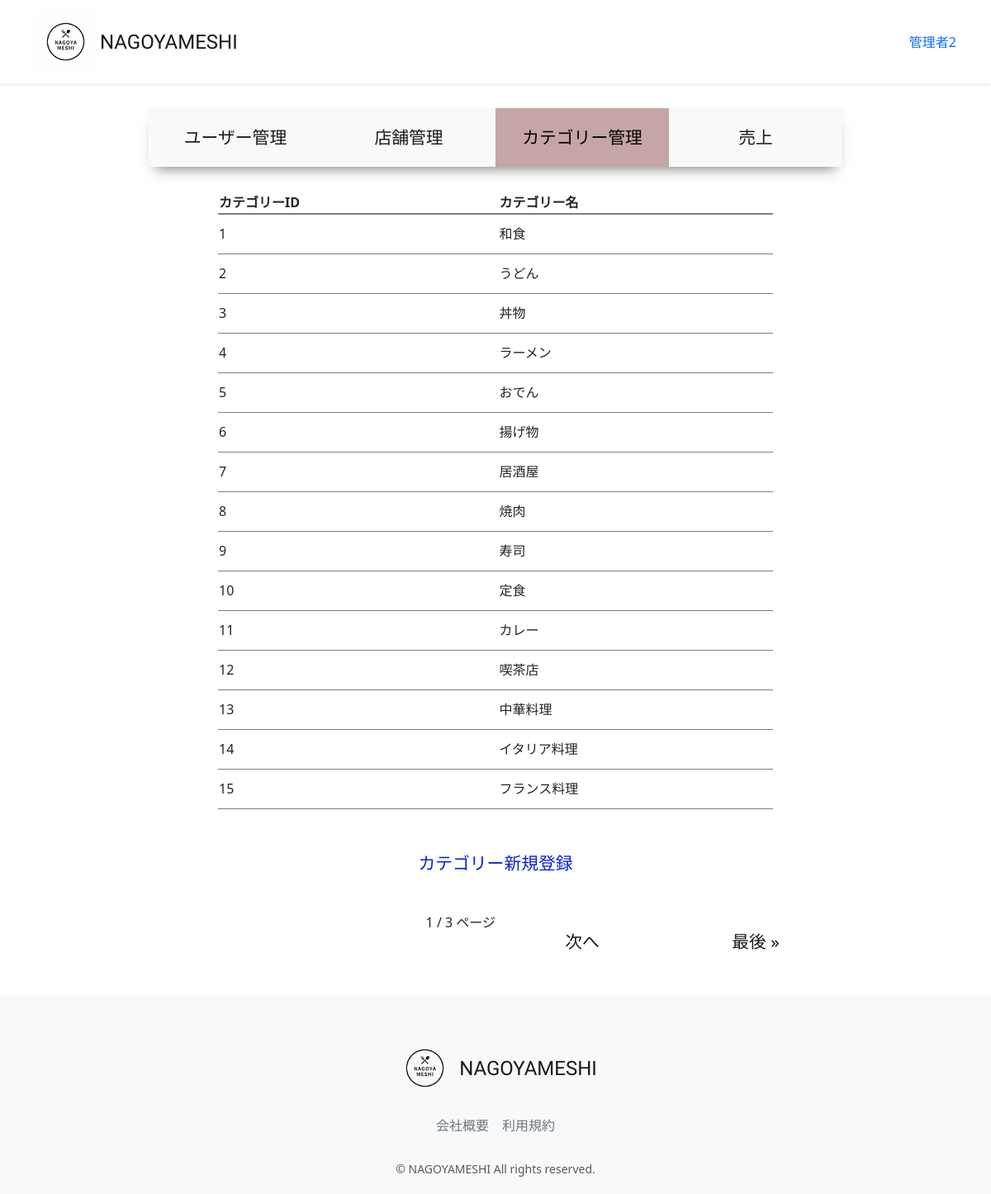
Screenshot of /accounts/management/category-list (signed in) with the database file from the repository.
### accounts/models.py (models this page shows, shortened)
class CustomUser(AbstractUser):
    user_name = models.CharField(max_length=128, null=True, blank=True,verbose_name='ユーザー名')
    hurigana = models.CharField(max_length=128, null=True, blank=True,verbose_name='フリガナ')
    zip_code = models.CharField(max_length=16, null=True, blank=True,verbose_name='郵便番号')
    address = models.CharField(max_length=255, null=True, blank=True,verbose_name='住所')
    phone_number = models.CharField(max_length=20, null=True, blank=True,verbose_name='電話番号')
    birthday = models.CharField(max_length=20, null=True, blank=True,verbose_name='誕生日')
    job = models.CharField(max_length=255, null=True, blank=True,verbose_name='職業')
    is_subscribed = models.BooleanField(default=False, verbose_name='有料会員')
    card_name = models.CharField(max_length=128, null=True, blank=True,verbose_name='カード名義')
    card_number = models.CharField(max_length=128, null=True, blank=True,verbose_name='カード番号')
    class Meta:
        verbose_name_plural = 'CustomUser'

### restaurant/models.py (models this page shows, shortened)
class Category(models.Model):
    name = models.CharField(verbose_name='カテゴリー名', max_length=64)
    photo = models.ImageField(verbose_name='写真', blank=True, null=True)
    class Meta:
        verbose_name_plural = 'Category'

### accounts/views.py (the view)
# urls.py: path("management/category-list",views.ManagementCategoryListView.as_view(), name="category_list"),
class ManagementCategoryListView(onlyMnagementUserMixin, generic.ListView):
    template_name = "management/category_list.html"
    model = Category
    paginate_by = 15
    def get_context_data(self, **kwargs):
        context = super().get_context_data(**kwargs)
        context["selected"] = "category"
        return context

### accounts/mixins.py (called while the page is built)
    def test_func(self):
        user = self.request.user
        return user.is_staff

### accounts/templates/management/category_list.html (shortened to what this page needs)
{% extends "management/manage_base.html" %}
{% load static %}
{% block sub_content %}
  <table class="manage_list">
    <thead>
      <th>カテゴリーID</th>
      <th>カテゴリー名</th>
    </thead>
    <tbody>
      {% for category in object_list %}
        <tr onclick="location.href='{% url 'category_update' pk=category.pk %}'">
          <td>{{ category.pk }}</td>
          <td>{{ category.name }}</td>
        </tr>
      {% endfor %}
    </tbody>
  </table>
  <a class="new" href="{% url 'category_create' %}">カテゴリー新規登録</a><br>
  <div class="paginate">
    {{ page_obj.number }} / {{ page_obj.paginator.num_pages }} ページ
        {% if page_obj.has_next %}
          <a href="?page={{ page_obj.next_page_number }}">次へ</a>
          <a href="?page={{ page_obj.paginator.num_pages }}">最後 &raquo;</a>
        {% endif %}
  </div>
{% endblock %}

### restaurant/templates/layout/base.html (shortened to what this page needs)
{% load static %}
<!DOCTYPE html>
<html lang="ja">
  <head>
      <link href="https://cdn.jsdelivr.net/npm/bootstrap@5.3.3/dist/css/bootstrap.min.css" rel="stylesheet">
      <link href="{% static 'css/nagoyameshi.css' %}" rel="stylesheet">
  </head>
  <body>
    <div id="app" class="wrapper">
      <nav class="navbar navbar-expand-md navbar-light bg-white shadow-sm">
        <div class="container nagoyameshi-container">
          <a class="navbar-brand app-name" href="{% url 'top_page' %}">
            <div class="d-flex align-items-center">
              <img class="nagoyameshi-logo me-1" src="{% static 'images/logo/logo.png' %}" alt="nagoyameshi">NAGOYAMESHI</div>
          </a>
          <div class="collapse navbar-collapse" id="navbarSupportedContent">
            <ul class="navbar-nav ms-auto">
              {% if user.is_subscribed %}
                <li class="nav-item dropdown">
                  <a id="navbarDropdown" class="nav-linkdropdown-toggle" href="#" role="button" data-bs-toggle="dropdown" aria-haspopup="true" aria-expanded="false" v-pre>{{ user.user_name }}</a>
                  <div class="dropdown-menu dropdown-menu-end" aria-labelledby="navbarDropdown">
                    <a class="dropdown-item" href="{% url 'user_detail' user.id %}">会員情報</a>
                    <a class="dropdown-item" href="{% url 'reservation_list' %}">予約一覧</a>
                    <a class="dropdown-item" href="{% url 'favorite_list' %}">お気に入り一覧</a>
                    <a class="dropdown-item" href="{% url 'subscribe_payment' %}">お支払い方法</a>
                    <a class="dropdown-item" href="{% url 'subscribe_cancel' %}">有料プラン解約</a>
                      {% if user.is_staff %}
                        <a class ="dropdown-item"  href="{% url 'user_list' %}">サイト管理</a>
                      {% endif %}
                    <div class="dropdown-divider"></div>
                    <a class="dropdown-item" href="{% url 'account_logout' %}">ログアウト</a>
                  </div>
                </li>
              {% else %}
                {% if user.is_authenticated %}
                  <li class="nav-item dropdown">
                    <a id="navbarDropdown" class="nav-linkdropdown-toggle" href="#" role="button" data-bs-toggle="dropdown" aria-haspopup="true" aria-expanded="false" v-pre>{{ user.user_name }}</a>
                 </li>
                {% endif %}
              {% endif %}
            </ul>
          </div>
        </div>
      </nav>
    {% block content %}
    {% endblock %}
      <footer class="bg-light">
        <div class="d-flex justify-content-center footer-logo">
            <a class="navbar-brand app-name" href="{% url 'top_page' %}">
              <div class="d-flex align-items-center"><img class="nagoyameshi-logo me-1" src="{% static 'images/logo/footer_logo.png' %}" alt="nagoyameshi">NAGOYAMESHI</div>
            </a>
        </div>
        <div class="d-flex justify-content-center footer-link">
          <a href="{% url 'company_page' %}" class="link-secondary me-3">会社概要</a>
          <a href="{% url 'terms_page' %}" class="link-secondary">利用規約</a>
        </div>
        <p class="text-center text-muted small mb-0">&copy; NAGOYAMESHI All rights reserved.</p>
      </footer>
      </div>
  </body>
</html>

### static/css/nagoyameshi.css (style rules this page uses)
.wrapper { min-height: 100vh; position: relative; padding-bottom: 240px; box-sizing: border-box; }
.nagoyameshi-logo { height: 75px; }
.app-name { font-family: 'Carter One', cursive; font-size: 24px; color: #191919; }
footer { width: 100%; height: 240px; position: absolute; bottom: 0; padding: 50px 15px; }
.footer-logo { margin-bottom: 20px; }
.footer-link { margin-bottom: 30px; }
a { text-decoration: none !important; }
.manage_main a { display: inline-block; width: 25%; height: 100%; text-align: center; font-size: 1.3rem; color: #191919; padding: 20px 20px; }
.manage_list { width: 80%; margin: 30px auto; }
.manage_list thead { border-bottom: 2px solid rgba(0, 0, 0, 0.5); }
.manage_list tbody tr { border-bottom: 1px solid rgba(0, 0, 0, 0.5); height: 3em; }
.new { display: block !important; width: 70% !important; margin: 0 auto !important; color: #0421D9 !important; }
.paginate { display:flex !important; justify-content: right !important; }

### rows the page displays
CustomUser: user_name "管理者2"
Category: pk "1", name "和食"
Category: pk "2", name "うどん"
Category: pk "3", name "丼物"
Category: pk "4", name "ラーメン"
Category: pk "5", name "おでん"
Category: pk "6", name "揚げ物"
Category: pk "7", name "居酒屋"
Category: pk "8", name "焼肉"
Category: pk "9", name "寿司"
Category: pk "10", name "定食"
Category: pk "11", name "カレー"
Category: pk "12", name "喫茶店"
Category: pk "13", name "中華料理"
Category: pk "14", name "イタリア料理"
Category: pk "15", name "フランス料理"

### other values shown
{{ page_obj.number }} "1"
{{ page_obj.paginator.num_pages }} "3"
